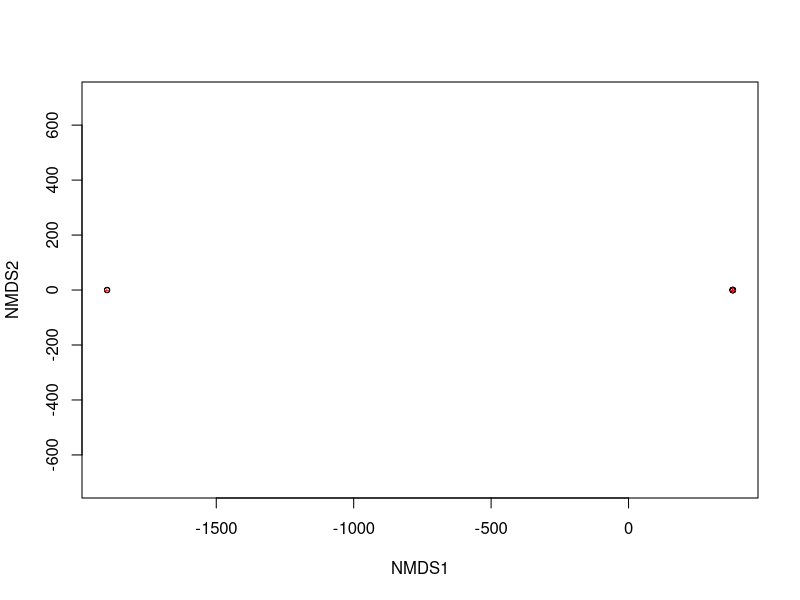
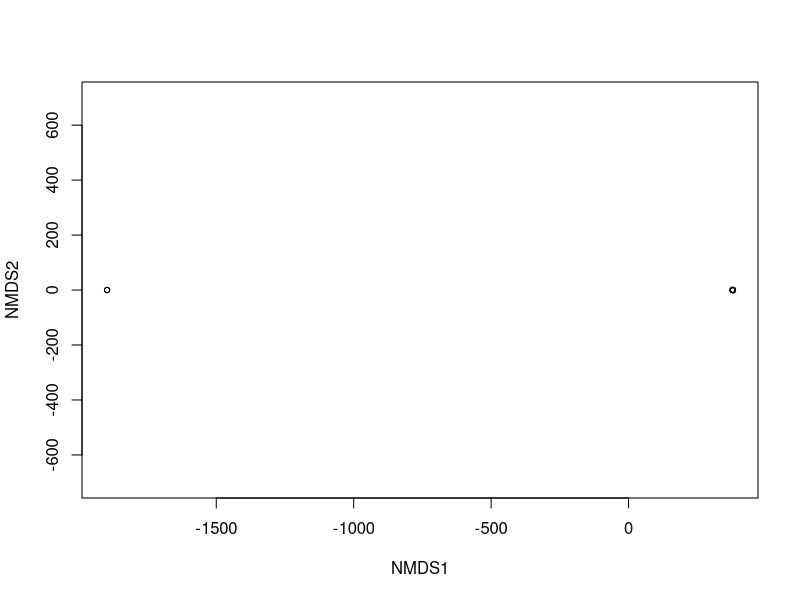

R code for these plots, in order:
# Project: Seed Bank
# Author: Sierra Gugel
# Date: March 2026
# Co-authors: Akasha Faist, Madeline Mayorga
# version: 1
# Purpose: This code should run after 01.data_wrangling and 03.diversity_analyses. You will load the output data from the third script which should be two .csv files (species matrix and sample IDs). This code will use ordination methods to assess community composition.

# Load Libraries
library(tidyverse)
library(dplyr)
library(ggplot2)
library(vegan)
#library(betareg) # for assessing Simpson's metrics, use instead of linear model

# Load the data
species_matrix <- read.csv("output/species_matrix.csv")
sample_IDs <- read.csv("output/sampleIDs.csv")

# add a treatment column to the sample_IDs or upload a environmental matrix
sample_IDs$treatment <- substr(sample_IDs$x, 1, 2)



# Do the communities differ in composition?

# NMDS for rank distances (non-parametric, handles zeros)
species.nmds <- metaMDS(species_matrix, distance = "bray", k = 2, trymax = 100)
# bray-curtis is used 
plot(species.nmds)
plot(species.nmds, display = "sites")
#statistics
adonis2(species_matrix ~ treatment, data = sample_IDs, method = "bray")
# R2 tells you the effect size (proportion of community variation explained), F-statistic is the ratio of between-group vs. within-group variation, p-value tells you if the group centroids differ in community composition
# check dispersion to tell if the composition is different because of composition or because of dispersion
result <- betadisper(vegdist(species_matrix, "bray"), sample_IDs$treatment)
anova(result) # if the anova is significant then the groups may differ because of dispersion and not centroids

# you could add an indicator species analysis



# PCA - not good for raw counts, transform data first
